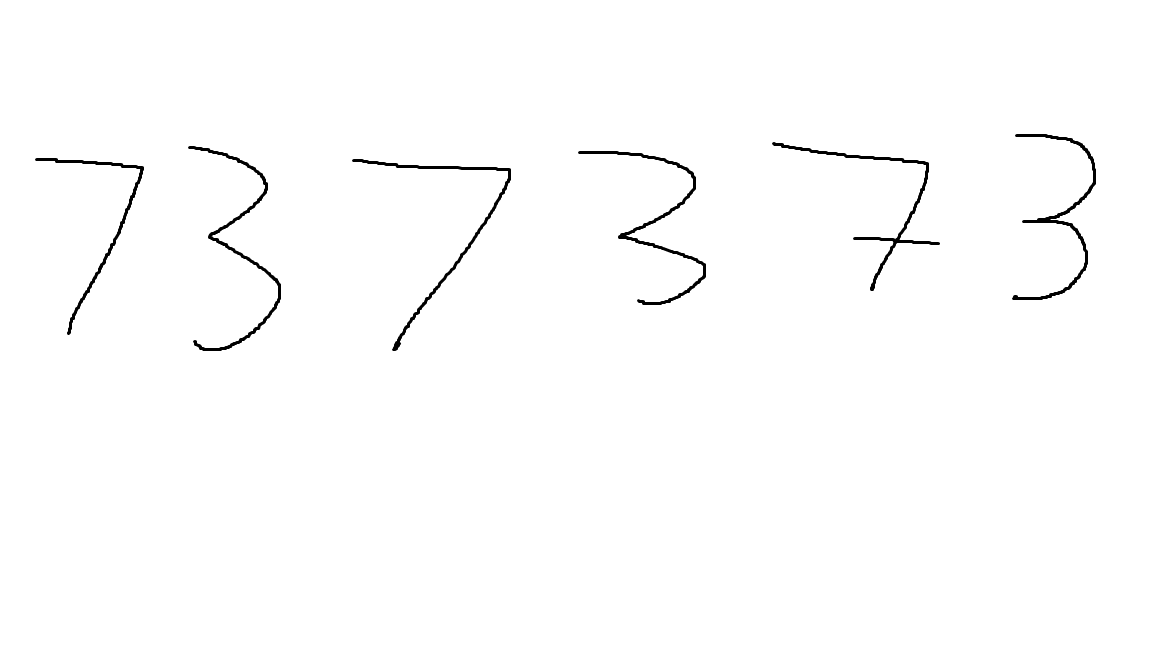
#> input picture seven_three_tests.png, 1152 x 648 px
$ jupyter execute --allow-errors 'Final extracting individual symbols.ipynb'   (older library calls are emulated)
#> lines starting #> are read from the running program, lines starting #| are printed output that depends on the picture; after the words box and inside, x2 and y2 are one past the last pixel; in counts of white or black regions, pixels touching at a corner belong together
[cell 1]
import cv2 as cv
import numpy as np
import matplotlib as mpl
import matplotlib.pyplot as plt
from copy import deepcopy

[cell 2]
def disp_img(img):
    plt.xticks([])
    plt.yticks([])
    plt.imshow(img)
    plt.show()

[cell 3]
mpl.rcParams['figure.dpi']= 180

[cell 4]
img = cv.imread('seven_three_tests.png')
#> img is the input picture: shape (648, 1152, 3); min 0, max 255, mean 252.6

[cell 5]
disp_img(img)

[cell 6]
gray = cv.cvtColor(img.copy(), cv.COLOR_BGR2GRAY)
blurred = cv.GaussianBlur(gray, (5, 5), 5)
thresh = cv.adaptiveThreshold(blurred, 255, 0, 1, 115, 1)
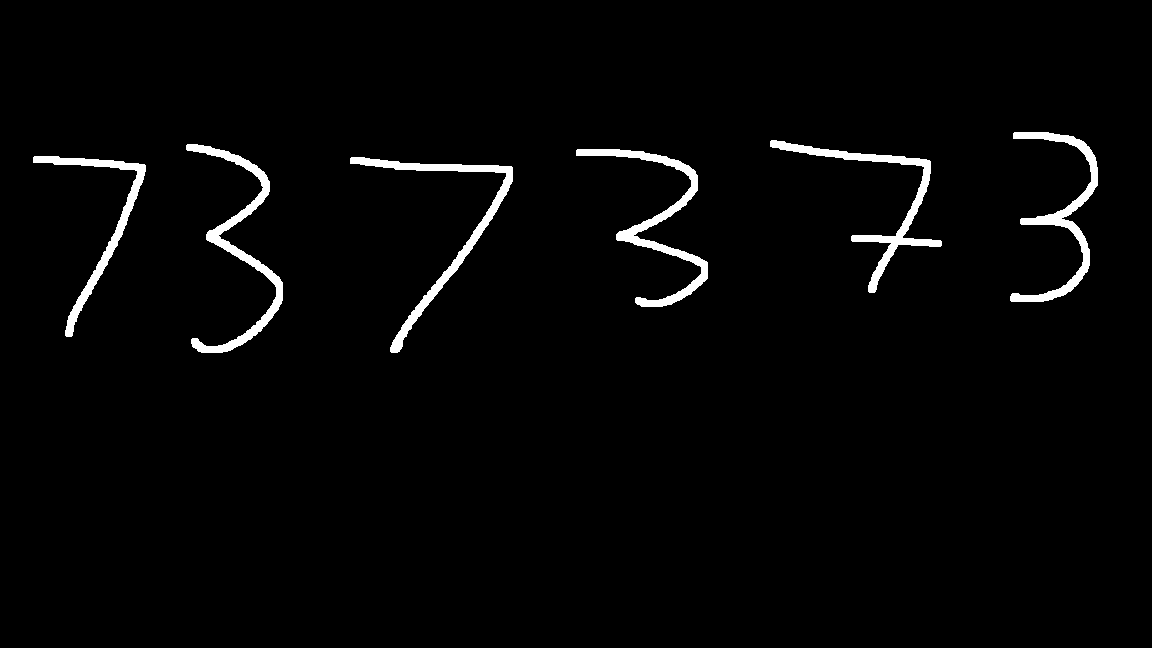
#> thresh: shape (648, 1152); 2.3% white; 6 white regions

disp_img(thresh)

[cell 7]
kernel = np.ones((3,3),np.uint8)
dilation = cv.dilate(thresh,kernel,iterations = 0)

[cell 8]
disp_img(dilation)

[cell 9]
_, contours, hierarchy = cv.findContours(dilation, cv.RETR_EXTERNAL, cv.CHAIN_APPROX_SIMPLE)
#> contours = 6 contours; box (x1, y1, x2, y2) and area: (186, 144, 283, 353) 2776, (576, 149, 708, 307) 2732, (350, 157, 513, 353) 2629, (770, 140, 942, 293) 2532, (1010, 132, 1098, 302) 2456, (33, 156, 146, 337) 2056
contours = sorted(contours, key=lambda ctr: cv.boundingRect(ctr)[0])
rects = [cv.boundingRect(ctr) for ctr in contours]
#> rects = [(33, 156, 113, 181), (186, 144, 97, 209), (350, 157, 163, 196), (576, 149, 132, 158), (770, 140, 172, 153), (1010, 132, 88, 170)]

[cell 10]
rects
#> Out has the same summary as rects

[cell 11]
new_rects = []
pad = 2
for rect in rects:
    if rect[2]/rect[3] > 5:
        temp = []
        temp.append(rect[0]-pad)
        temp.append(rect[1]-int(rect[2]))
        temp.append(rect[2]+pad)
        temp.append(rect[3]+int(2 * rect[2]))
        new_rects.append(tuple(temp))
    else:
        new_rects.append(rect)
#> this loop made 6 passes
#> after the loop, new_rects has the same summary as rects

[cell 12]
new_rects
#> Out has the same summary as rects

[cell 13]
def union(a,b):
    x = min(a[0], b[0])
    y = min(a[1], b[1])
    w = max(a[0]+a[2], b[0]+b[2]) - x
    h = max(a[1]+a[3], b[1]+b[3]) - y
    return (x, y, w, h)

def intersection(a,b):
    x = max(a[0], b[0])
    y = max(a[1], b[1])
    w = min(a[0]+a[2], b[0]+b[2]) - x
    h = min(a[1]+a[3], b[1]+b[3]) - y
    if w<0 or h<0: return () # or (0,0,0,0) ?
    return (x, y, w, h)

[cell 14]
def rect_area(rect):
    try:
        return rect[2] * rect[3]
    except IndexError:
        return 0

[cell 15]
from itertools import combinations
windows = list(zip(new_rects, new_rects[1:], new_rects[2:]))
#> windows = 4 items
final_rects = deepcopy(new_rects)
#> final_rects has the same summary as rects
for window in windows:
    for combination in combinations(window, 2):
        combination = list(combination)
        common = intersection(combination[0], combination[1])
        area_common = rect_area(common)
        area1 = rect_area(combination[0])
        area2 = rect_area(combination[1])
        combination = sorted(combination, key=lambda x: rect_area(x), reverse=True)
        try:
            if area_common == area1 or area_common == area2:
                final_rects.remove(combination[-1])
            if area_common > area1/2 and area_common > area2/2:
                final_rects.remove(combination[-1])
        except ValueError:
            pass
#> this loop made 4 passes
#> after the loop, combination = [(770, 140, 172, 153), (1010, 132, 88, 170)]

[cell 16]
output_img = img.copy()
extracted_rects = []
pad = 1
for (x, y, w, h) in final_rects:
    extracted_rects.append(dilation.copy()[y-pad: y + h+pad, x-pad: x + w+pad])
    rect = cv.rectangle(output_img, (x, y), (x + w, y + h), (0, 0, 255), 3)
#> this loop made 6 passes
#> pass 2, `rect = cv.rectangle(output_img, (x, y), (x + w, y + h), (0, 0, 255), 3)`:
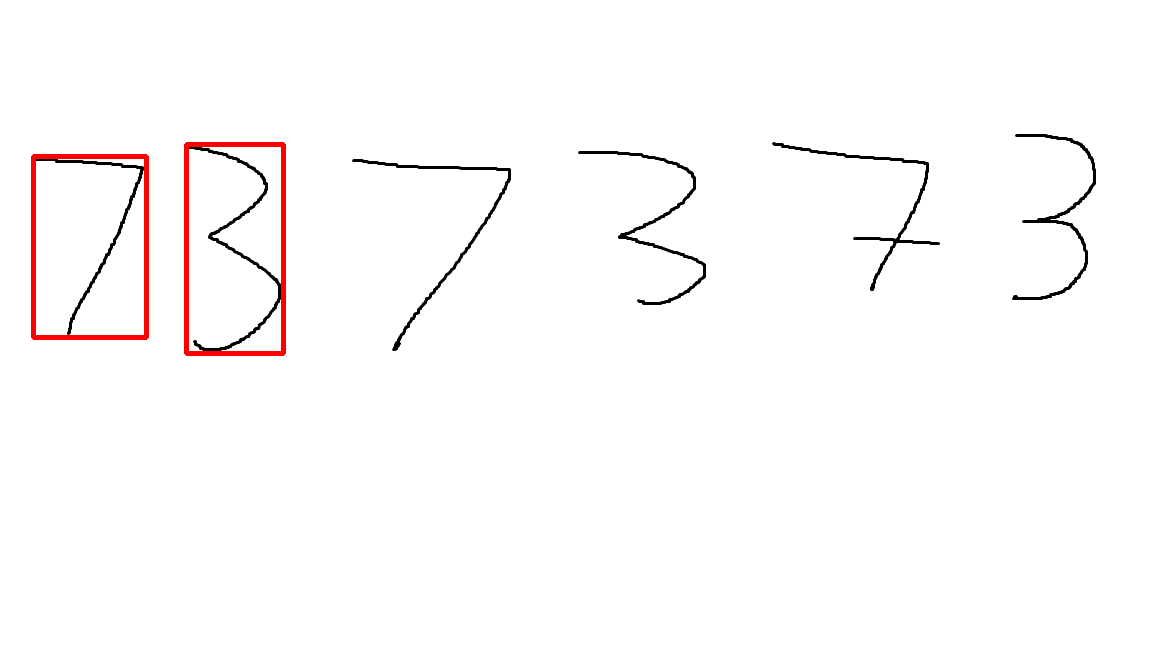
#> rect: shape (648, 1152, 3); mean B, G, R 250.6, 250.6, 252.6
#> pass 3, `rect = cv.rectangle(output_img, (x, y), (x + w, y + h), (0, 0, 255), 3)`:
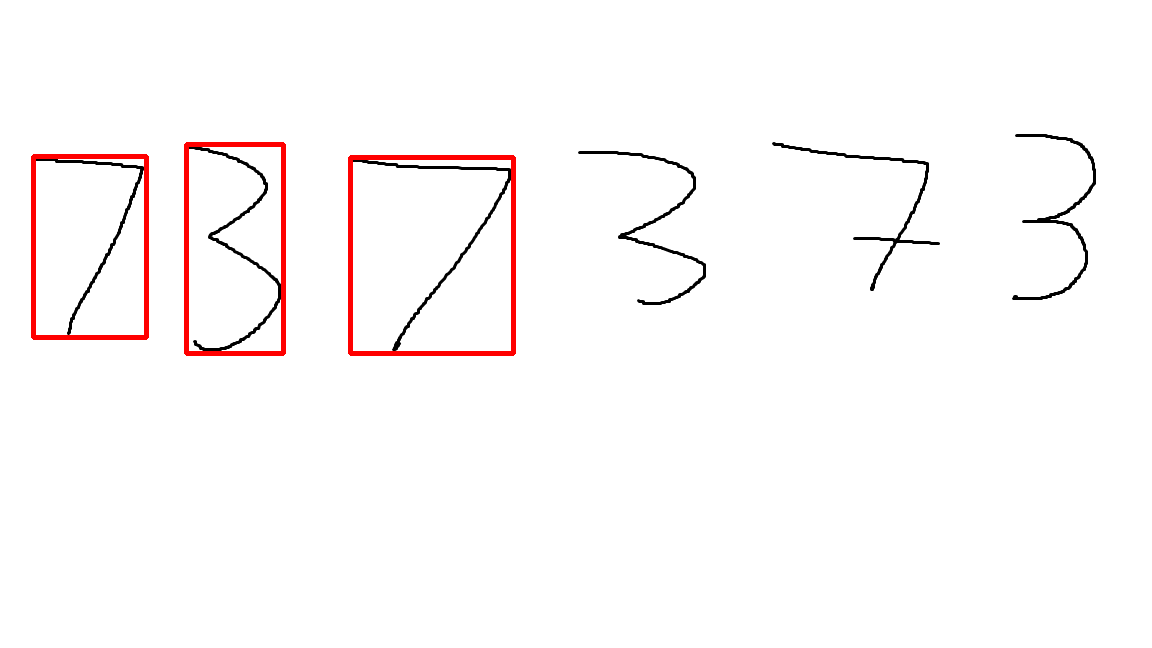
#> rect: shape (648, 1152, 3); 0.48% of pixels changed, all inside (x1, y1, x2, y2) = (348, 155, 516, 356)
#> after the loop:
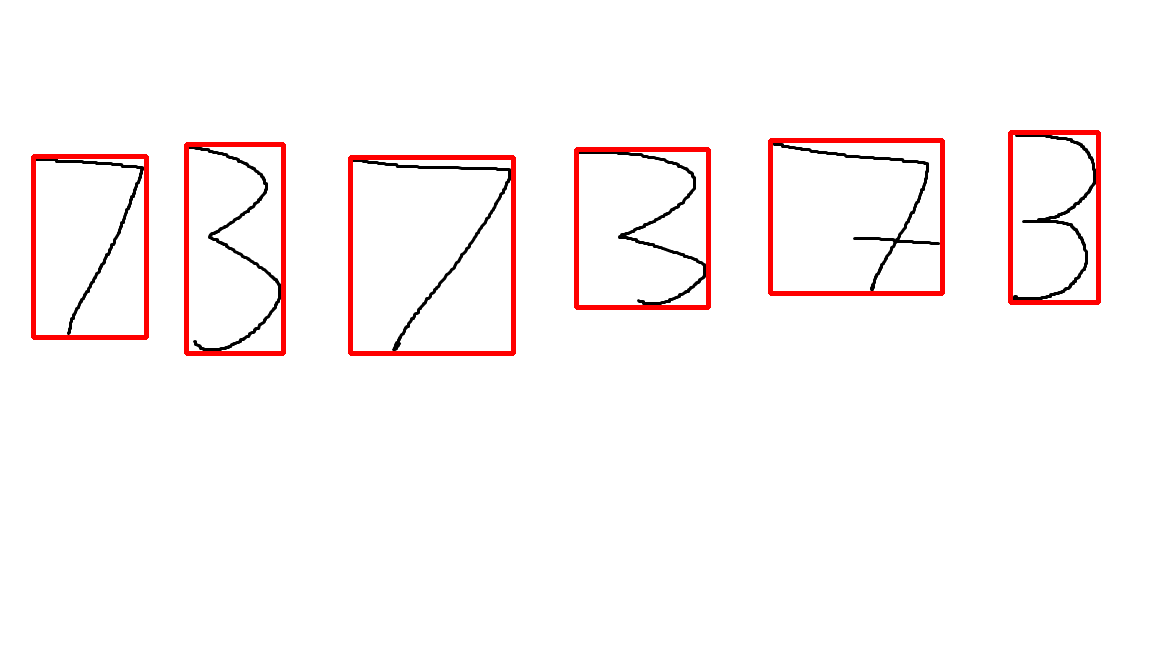
#> output_img: shape (648, 1152, 3); 2.44% of pixels changed, all inside (x1, y1, x2, y2) = (31, 130, 1101, 356)
#> after the loop, extracted_rects = 6 items

[cell 17]
disp_img(output_img)

[cell 18]
for i in extracted_rects:
    disp_img(i)
#> this loop made 6 passes

[cell 19]
final_extracted_rects = []
pad = 0

for i in extracted_rects:
    boxes = []

    _, cnts, hierarchy = cv.findContours(i, cv.RETR_EXTERNAL, cv.CHAIN_APPROX_SIMPLE)

    for c in cnts:
        (x, y, w, h) = cv.boundingRect(c)
        boxes.append([x,y, x+w,y+h])

    boxes = np.asarray(boxes)
    left = np.min(boxes[:,0])
    top = np.min(boxes[:,1])
    right = np.max(boxes[:,2])
    bottom = np.max(boxes[:,3])

    final_extracted_rects.append(i.copy()[top-pad: bottom+pad, left-pad: right+pad])
#> this loop made 6 passes
#> (boxes, right, bottom) on passes 1 to 6: ([[1, 1, 114, 182]], 114, 182), ([[1, 1, 98, 210]], 98, 210), ([[1, 1, 164, 197]], 164, 197), ([[1, 1, 133, 159]], 133, 159), ([[1, 1, 173, 154]], 173, 154), ([[1, 1, 89, 171]], 89, 171)
#> after the loop, final_extracted_rects = 6 items

for i in final_extracted_rects:
    disp_img(i)
#> this loop made 6 passes
#> pass 1, in disp_img (call 11), `plt.show()`:
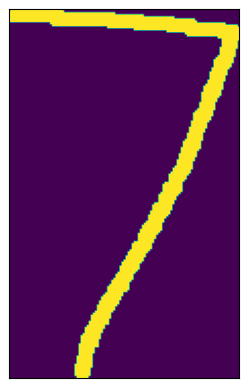
#> figure drawn by matplotlib, 1 panel
#> pass 2, in disp_img (call 12), `plt.show()`:
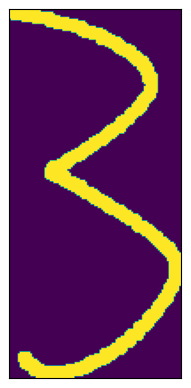
#> figure drawn by matplotlib, 1 panel

[cell 20]
square_padded_digits = []
b_pad = 1
for i in final_extracted_rects:
    old_size = i.shape
    desired_size = max(i.shape)

    delta_w = desired_size - old_size[1]
    delta_h = desired_size - old_size[0]
    top, bottom = delta_h//2, delta_h-(delta_h//2)
    left, right = delta_w//2, delta_w-(delta_w//2)

    square_padded_digits.append(cv.copyMakeBorder(i, top+b_pad, bottom+b_pad, left+b_pad, right+b_pad, borderType= cv.BORDER_CONSTANT, value=[0,0,0]))
#> this loop made 6 passes
#> (old_size, desired_size, delta_w, delta_h, top, bottom, left, right) on passes 1 to 6: ((181, 113), 181, 68, 0, 0, 0, 34, 34), ((209, 97), 209, 112, 0, 0, 0, 56, 56), ((196, 163), 196, 33, 0, 0, 0, 16, 17), ((158, 132), 158, 26, 0, 0, 0, 13, 13), ((153, 172), 172, 0, 19, 9, 10, 0, 0), ((170, 88), 170, 82, 0, 0, 0, 41, 41)
#> after the loop, square_padded_digits = 6 items

[cell 21]
for i in square_padded_digits:
    disp_img(i)
#> this loop made 6 passes
#> pass 1, in disp_img (call 17), `plt.show()`:
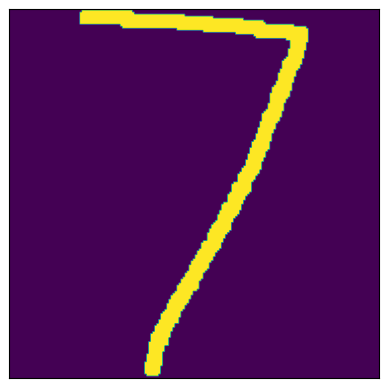
#> figure drawn by matplotlib, 1 panel
#> pass 2, in disp_img (call 18), `plt.show()`:
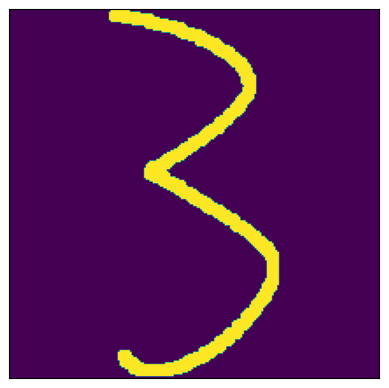
#> figure drawn by matplotlib, 1 panel

[cell 22]
final_symbols = []
for i in square_padded_digits:
#     i = cv.dilate(i,kernel,iterations = 1)
    resized = cv.resize(i, (47, 47))
    _, segmented_thresh = cv.threshold(resized,0,1,cv.THRESH_BINARY)
    final_symbols.append(segmented_thresh)
#     closing = cv.morphologyEx(segmented_thresh, cv.MORPH_CLOSE, kernel)
    disp_img(segmented_thresh)
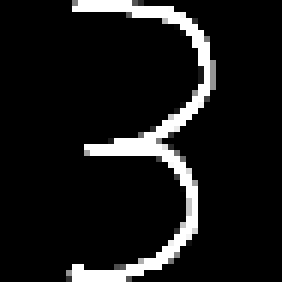
#> resized: shape (47, 47) (shown 6 times larger); min 0, max 255, mean 24.4
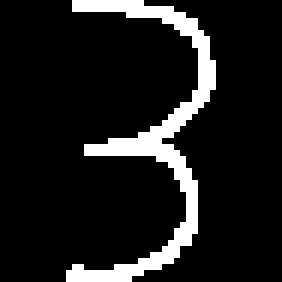
#> segmented_thresh: shape (47, 47) (shown 6 times larger); values 0 (black) and 1 (white), 11% white in thin lines or dots, all inside (x1, y1, x2, y2) = (11, 0, 36, 47)
#> after the loop, final_symbols = 6 items

[cell 23]
from tensorflow.python.client import device_lib
print(device_lib.list_local_devices())
#> (this line was passed over: tensorflow is not available in this run)

[cell 24]
from keras import backend as K
K.tensorflow_backend._get_available_gpus()
#> (this line was passed over: keras is not available in this run)
#> (reads model2.json from the repository)

[cell 25]
from tensorflow.python.client import device_lib
#> (the rest of this cell did not finish here and is left out)

[cell 26]
import tensorflow as tf
#> (the rest of this cell did not finish here and is left out)

[cell 27]
from keras.models import model_from_json

#> (the rest of this cell did not finish here and is left out)

#> (a cell that did not finish here is left out)

#> (a cell that did not finish here is left out)

[cell 30]
from keras.models import load_model
#> (the rest of this cell did not finish here and is left out)

#> (a cell that did not finish here is left out)

[cell 32]
labels = ['0', '1', '2', '3', '4', '5', '6', '7', '8', '9', '+', '-', 'x', 'div', '=', '(', ')']

[cell 33]
labels = ['0', '1', '2', '3', '4', '5', '6', '7', '8', '9', '+', '-', '*', '/', '=']

[cell 34]
final_symbols = np.asarray(final_symbols).reshape(-1, 47, 47, 1)

[cell 35]
final_symbols.shape
#> Out = (6, 47, 47, 1)
